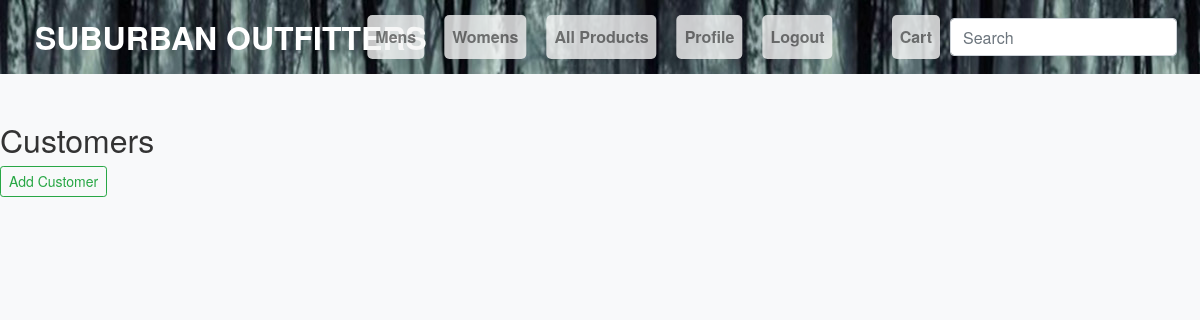
The page /customers/customer_list/ on the database as committed earlier.
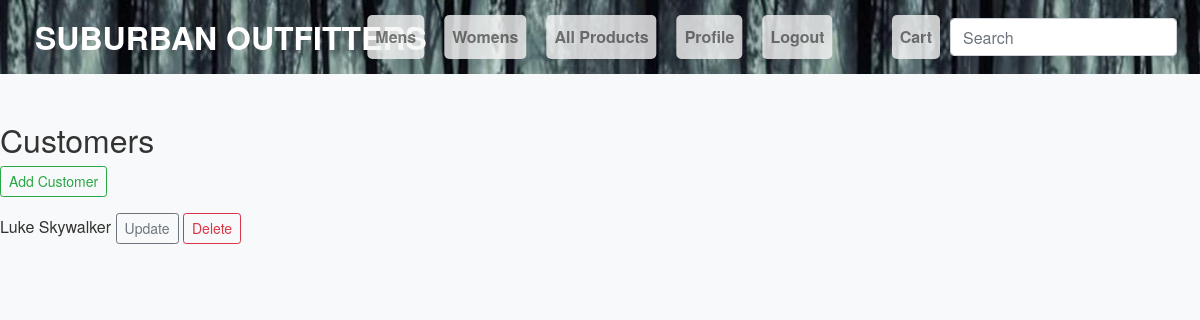
The same page on the database as committed later.
### customer/models.py (models this page shows, shortened)
class Customer(models.Model):
    firstName = models.CharField(max_length=100)
    lastName = models.CharField(max_length=100)
    address = models.CharField(max_length=200)
    username = models.CharField(max_length=100)
    password = models.CharField(max_length=100)
    email = models.EmailField(max_length=200)

### customer/views.py (the view)
# urls.py: path('customer_list/', views.CustomerListView.as_view(), name="customer_list"),
class CustomerListView(View):
    def get(self, request):
        customers = Customer.objects.all()
        return render(request, 'customer_list.html', {'customers': customers})

### customer/context_processors.py (called while the page is built)
def categories(request):
    return {
        'categories': Category.objects.all()
    }

### templates/customer_list.html
{% load static %}
<!DOCTYPE html>
<html>
<head>
    <link rel="stylesheet" href="https://stackpath.bootstrapcdn.com/bootstrap/4.5.2/css/bootstrap.min.css">
    <link rel="stylesheet" href="{% static 'css/styles.css' %}">
</head>
<body>
    {% include "nav.html" %}
    <h2>Customers</h2>
    <a href="{% url 'customer_add' %}" class="btn btn-outline-success btn-sm mb-3">Add Customer</a>
    <ul class="list-unstyled">
        {% for customer in customers %}
        <li class="mb-2">
            {{ customer.firstName }} {{ customer.lastName }}
            <a href="{% url 'customer_update' customer.pk %}" class="btn btn-outline-secondary btn-sm">Update</a>
            <a href="{% url 'customer_delete' customer.pk %}" class="btn btn-outline-danger btn-sm">Delete</a>
        </li>
        {% endfor %}
    </ul>
</body>
</html>

Rows that differ between the two databases and show on the page:
added Customer: firstName "Luke", lastName "Skywalker"
